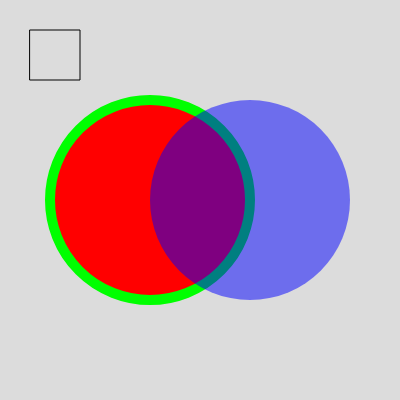
Frame 1 (no input)
Frame 60 (no input): identical to frame 1, image omitted
Frame 120 (the mouse pressed at the canvas centre since frame 60): identical to frame 1, image omitted

The p5.js sketch that drew this single still picture (run headless with seeded random() and noise() and a simulated clock; from frame 60 on, the mouse is pressed at the canvas centre):

// p5.js sketch
// ── sketch.js
let x = 100;
function setup() {
    createCanvas(400, 400);
}

function draw() {
    background(220);

    strokeWeight(1); // borda de expessura padrão
    stroke(0); // pinta a borda de preto
    noFill(); // remove a cor de preenchimento
    square(30, 30, 50);

    strokeWeight(10); // aumenta a grossura da borda
    stroke(0, 255, 0); // pinta a borda de verde
    fill(255, 0, 0); // pinta o desenho a seguir de vermelho
    circle(150, 200, 200);

    noStroke();
    fill('rgba(0, 0, 255, 0.5)'); // pinta o desenho a seguir de azul
    circle(250, 200, 200);
}
